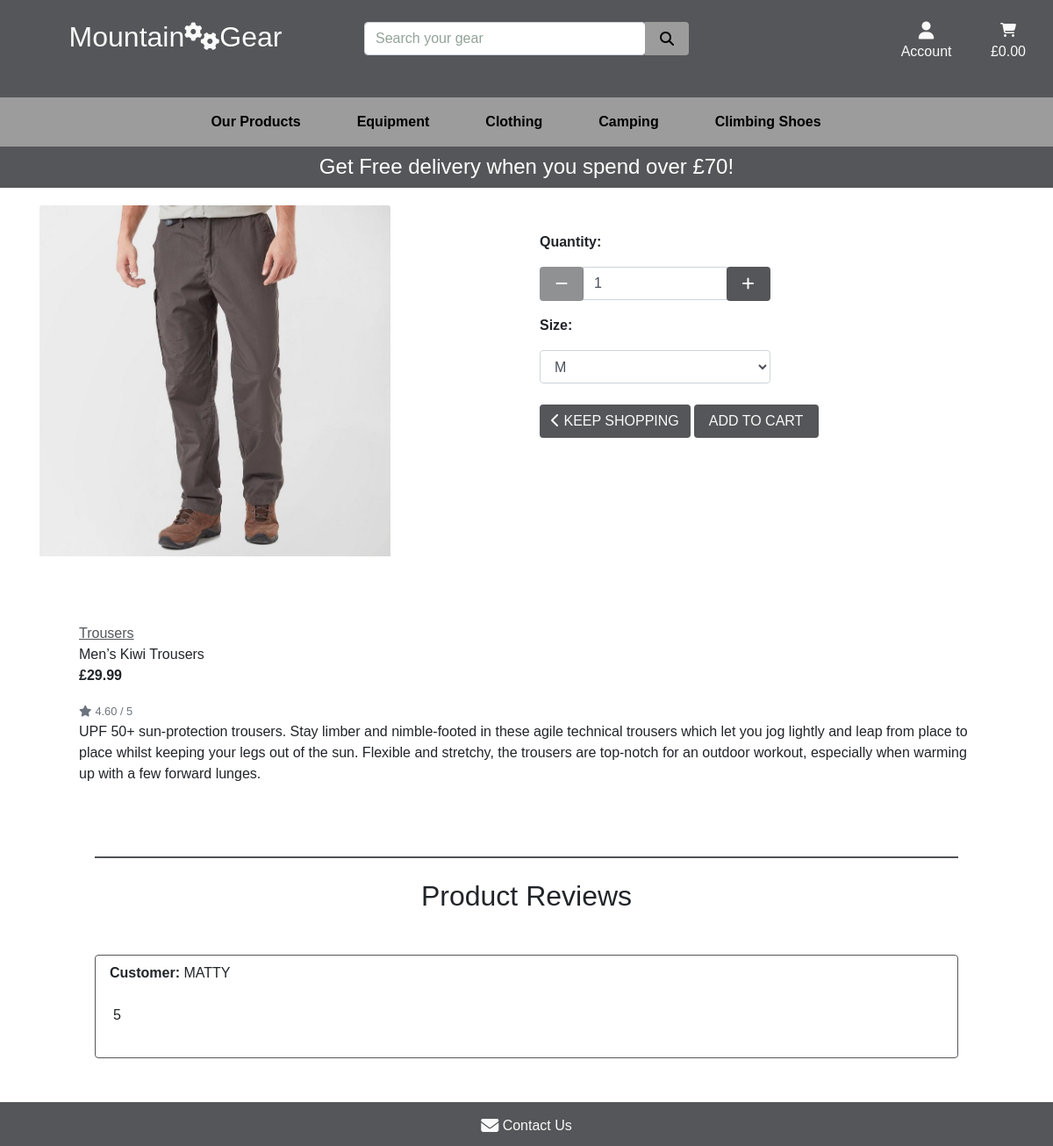
Page /products/10/ on the earlier database version.
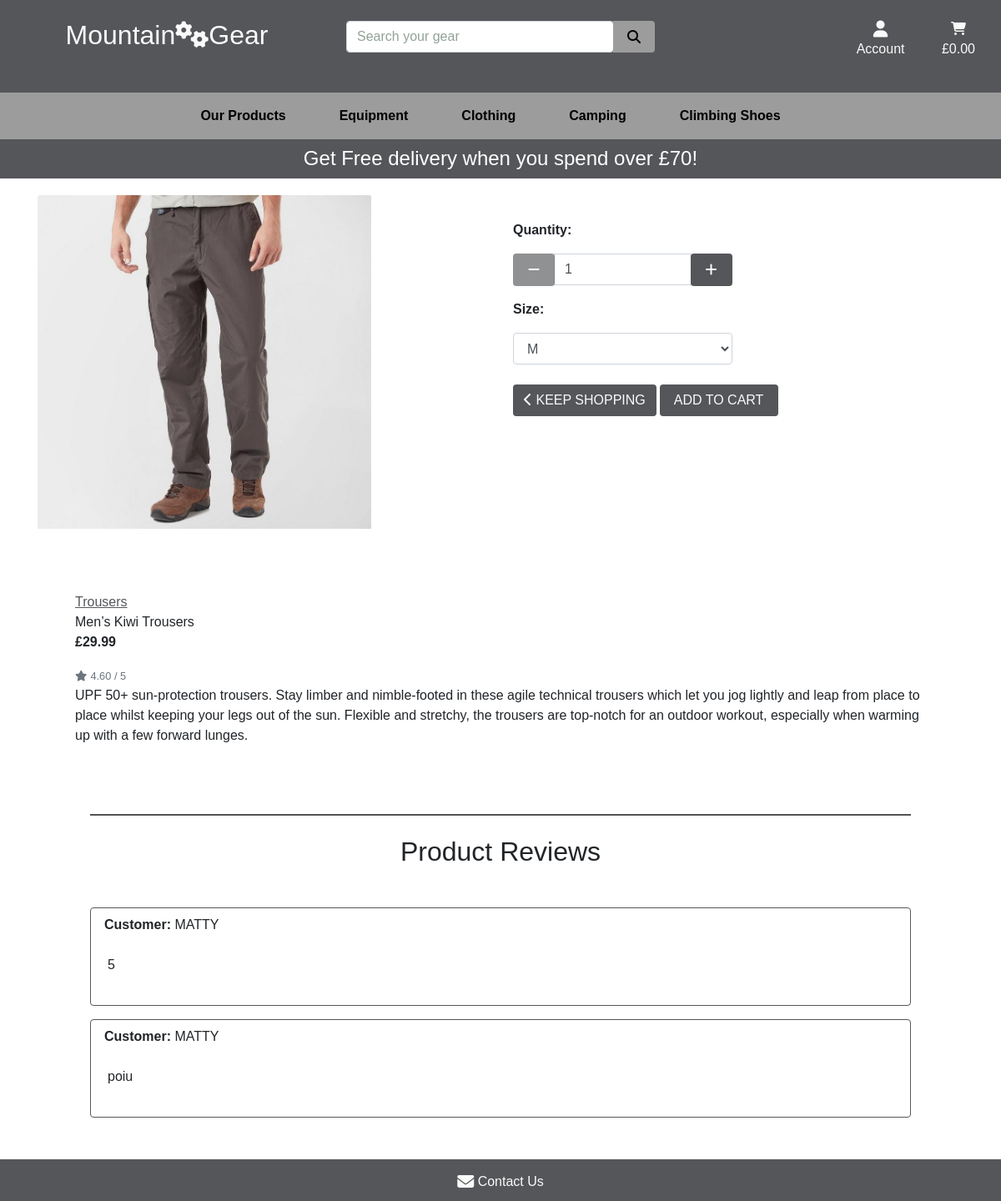
Same page on the later database version.
### products/models.py (models this page shows, shortened)
class Product(models.Model):
    category = models.ForeignKey('Category', null=True, blank=True,
                                 on_delete=models.SET_NULL)
    sku = models.CharField(max_length=254, null=True, blank=True)
    name = models.CharField(max_length=254)
    description = models.TextField()
    has_sizes = models.BooleanField(default=False, null=True, blank=True)
    has_numbers = models.BooleanField(default=False, null=True, blank=True)
    price = models.DecimalField(max_digits=6, decimal_places=2)
    rating = models.DecimalField(max_digits=6, decimal_places=2)
    image = models.ImageField(null=True, blank=True)

class Category(models.Model):
    class Meta:
        verbose_name_plural = 'Categories'
    name = models.CharField(max_length=254)
    friendly_name = models.CharField(max_length=254, null=True, blank=True)

### reviews/models.py (models this page shows, shortened)
class Review(models.Model):
    product = models.ForeignKey(Product, related_name='reviews', null=True,
                                blank=True, on_delete=models.SET_NULL)
    profile = models.ForeignKey(UserProfile, related_name='reviews', null=True,
                                blank=True, on_delete=models.SET_NULL)
    review = models.TextField()

### profiles/models.py (models this page shows, shortened)
class UserProfile(models.Model):
    user = models.OneToOneField(User, on_delete=models.CASCADE)
    default_phone_number = models.CharField(max_length=20,
                                            null=True, blank=True)
    default_street_address1 = models.CharField(max_length=80,
                                               null=True, blank=True)
    default_street_address2 = models.CharField(max_length=80,
                                               null=True, blank=True)
    default_town_or_city = models.CharField(max_length=40,
                                            null=True, blank=True)
    default_county = models.CharField(max_length=80, null=True, blank=True)
    default_postcode = models.CharField(max_length=20,
                                        null=True, blank=True)
    default_country = CountryField(blank_label='Country',
                                   null=True, blank=True)

### products/views.py (the view)
# urls.py: path('<int:product_id>/', views.product_detail, name='product_detail'),
def product_detail(request, product_id):
    product = get_object_or_404(Product, pk=product_id)
    form = ReviewForm(request.POST)
    reviews = product.reviews.all()
    context = {
        'product': product,
        'form': form,
        'reviews': reviews,
    }
    return render(request, 'products/product_detail.html', context)

### products/templates/products/product_detail.html (shortened to what this page needs)
{% extends "base.html" %}
{% load static %}
{% block page_header %}
    <div class="container header-container">
    </div>
{% endblock %}
{% block content %}
    <div class="overlay"></div>
    <div class="container ">
        <div class="row row-product-detail">
            <div class=" col-12 col-md-6 col-detail">
                <div class="image-prod ">
                    {% if product.image %}
                        <a href="{{ product.image.url }}" target="blank">
                            <img class="card-img-top img-fluid" src="{{ product.image.url }}" alt="{{ product.name }}">
                        </a>
                        {% else %}
                        <a href="">
                            <img class="card-img-top img-fluid" src="{{ MEDIA_URL }}noimage.png" alt="{{ product.name }}">
                        </a>
                    {% endif %}
                </div>
            </div>
            <div class="col-12 col-md-6 col-btns">
                <form class="form" action="{% url 'add_to_cart' product.id %}" method="POST">
                    <div class="row-form">
                        <div class="col col-quantity">
                            <p><strong>Quantity:</strong></p>
                            <div class="form-group w-50">
                                <div class="input-group">
                                    <div class="input-group-prepend">
                                        <button class="decrement-qty btn gear-button rounded"
                                            data-item_id="{{ product.id }}" id="decrement-qty_{{ product.id }}">
                                            <span class="icon">
                                                <i class="fas fa-minus"></i>
                                            </span>
                                        </button>
                                    </div>
                                    <input class="form-control qty_input" type="number" name="quantity" value="1" min="1" max="99"
                                    data-item_id="{{ product.id }}" id="id_qty_{{ product.id }}">
                                    <div class="input-group-append">
                                        <button class="increment-qty btn gear-button rounded"
                                            data-item_id="{{ product.id }}" id="increment-qty_{{ product.id }}">
                                            <span class="icon">
                                                <i class="fas fa-plus"></i>
                                            </span>
                                        </button>
                                    </div>
                                </div>
                            </div>
                            {% if product.has_sizes%}
                                {% with product.has_sizes as s %}
                                    {% if s %}
                                    <div class="col w-50 p-0 mb-4">
                                        <p><strong>Size:</strong></p>
                                        <select class="form-control" name="product_size" id='id_product_size'>
                                            <option value="m" selected>M</option>
                                        </select>
                                    {% endif %}
                                {% endwith %}
                            {% endif %}
                            </div>
                        </div>
                        <div>
                            <a href="{% url 'products' %}" class="btn gear-button rounded text-uppercase">
                                <span class="text-uppercase"> <i class="fas fa-chevron-left"></i>  Keep shopping</span>
                            </a>
                            <input type="submit" class="btn gear-button rounded text-uppercase" value=" Add to Cart ">
                        </div>
                    </div>
                </div>
            </div>
            <div class="row row-description m-0 ">
                <div class="col col-description ">
                    <div class="mt-3 ">
                        {% if product.category %}
                        <div class="card-body pl-0 pb-0 ">
                            <a class="text-link-cat" href="{% url 'products'%}?category={{ product.category.name }}">
                                {{ product.category.friendly_name }}</a>
                        </div>
                        {% endif %}
                        <p class="mb-0">{{ product.name }}</p>
                        <p class="text-left font-weight-bold">£{{ product.price }}</p>
                        {% if product.rating %}
                            <small class="text-muted"><i class="fas fa-star mr-1"></i>{{ product.rating }} / 5</small>
                        {% else %}
                            <small class="text-muted">No Rating</small>
                        {% endif %}
                        <p class="p-description">{{ product.description }}</p>
                    </div>
                </div>
            </div>
            <div class="row row-review mx-0">
                <div class="col col-review ml-5 mr-5">
                    <hr>
                    <h2 class="mb-5 mt-4 text-center">Product Reviews</h2>
                    {% for review in product.reviews.all %}
                    <div class="card card-reviews mt-3">
                    <p class="mt-2 ml-3 mb-1"><strong >Customer:</strong> {{ review.profile.user.username|upper }}</p>
                        <div class="card-body mt-0">
                            <p>{{ review.review }}</p>
                        </div>
                    </div>
                    {% endfor %}
                </div>
            </div>
        </div>
{% endblock %}

### templates/base.html (shortened to what this page needs)
{% load static %}
<!doctype html>
<html lang="en">
    <head>
        {% block corecss %}
            <link rel="stylesheet" href="https://stackpath.bootstrapcdn.com/bootstrap/4.4.1/css/bootstrap.min.css">
            <link rel="stylesheet" href="{% static 'css/base.css' %}">
        {% endblock %}
    </head>
    <body>
        <header class="container-fluid fixed-top ">
            <div class="row header-home d-none d-lg-flex top-header" id="topnav">
                <div class="col text-center">
                    <a href="{% url 'home' %}" class="nav-link logo-link">
                        <h2 class="logo-text">Mountain<i class="fas fa-cogs"></i>Gear</h2>
                    </a>
                </div>
                <div class="col search-box">
                    <form action="{% url 'products' %}" method="GET">
                        <div class="input-group w-100">
                            <input type="text" name="q" class="form-control rounded" placeholder="Search your gear">
                            <div class="input-group-append">
                                <button class="form-control btn btn-search" type="submit">
                                    <span class="icon icon-search m-0">
                                        <i class="fas fa-search "></i>
                                    </span>
                                </button>
                            </div>
                        </div>
                    </form>
                </div>
               <div class="col">
                    <ul class="list-inline list-unstyled text-center text-lg-right">
                        <li class="list-inline-item dropdown">
                            <a href="#" class="nav-link logo-link" id="user-options" data-toggle="dropdown" aria-haspopup="true" aria-expanded="false">
                                <div class="text-center">
                                    <div><i class="fas fa-user fa-lg"></i></div>
                                    <p class="my-0">Account</p>
                                </div>
                            </a>
                        </li>
                        <li class="list-inline-item">
                            <a href="{% url 'view_cart' %}" class="{% if total %}font-weight-bold{% else %}{% endif %} nav-link logo-link">
                                <div class="text-center">
                                    <div><i class="fas fa-shopping-cart"></i></div>
                                    <p>
                                        {% if sum_total %}
                                            £{{ sum_total|floatformat:2 }}
                                        {% else %}
                                            £0.00
                                        {% endif %}
                                    </p>
                                </div>
                            </a>
                        </li>
                    </ul>
                </div>
            </div>
            <div class="row   ">
                <nav class="navbar navbar-expand-lg navbar-light w-100 mobile-header">
                    {% include 'includes/main-nav.html' %}
                </nav>
            </div>
            <div id="delivery-banner" class="row text-center header-home ">
                <div class="col bg-black text-white">
                    <h4 class="logo-font my-1">Get Free delivery when you spend over £{{ free_delivery_threshold }}!</h4>
                </div>
            </div>
        </header>
        {% block page_header %}
        {% endblock %}
        {% block content %}
        {% endblock %}
        <footer class="page-footer">
            <div class="footer-copyright ">
                <div class="container footer-elements">
                    <div class="row row-footer">
                        <div class="col-12 footer-element">
                            <div class="contact">
                                <a href="{% url 'contact_us' %}" class="logo-link"><i class="fas fa-envelope fa-lg footer-icons"></i> Contact Us </a>
                            </div>
                        </div>
                    </div>
                </div>
            </div>
        </footer>
    </body>
</html>

### templates/includes/main-nav.html (shortened to what this page needs)
<div class="collapse navbar-collapse" id="main-nav">
    <ul class="navbar-nav w-auto mx-auto">
        <li class="nav-item dropdown">
            <a class="logo-font font-weight-bold nav-link text-black mr-5" href="#" id="our-products-link" data-toggle="dropdown" aria-haspopup="true" aria-expanded="false">
                Our Products
            </a>
        </li>
        <li class="nav-item dropdown">
            <a class="logo-font font-weight-bold nav-link text-black mr-5" href="#" id="equipment-link" data-toggle="dropdown" aria-haspopup="true" aria-expanded="false">
                Equipment
            </a>
        </li>
        <li class="nav-item dropdown">
            <a class="logo-font font-weight-bold nav-link text-black mr-5" href="#" id="clothing-link" data-toggle="dropdown" aria-haspopup="true" aria-expanded="false">
                Clothing
            </a>
        </li>
        <li class="nav-item dropdown">
            <a class="logo-font font-weight-bold nav-link text-black mr-5" href="#" id="camping-link" data-toggle="dropdown" aria-haspopup="true" aria-expanded="false">
                Camping
            </a>
        </li>
        <li class="nav-item dropdown">
            <a class="logo-font font-weight-bold nav-link text-black mr-5" href="#" id="climbing-shoes-link" data-toggle="dropdown" aria-haspopup="true" aria-expanded="false">
                Climbing Shoes
            </a>
        </li>
    </ul>
</div>

Differences in the rows shown:
added Review: profile.user.username "MATTY", review "poiu"
